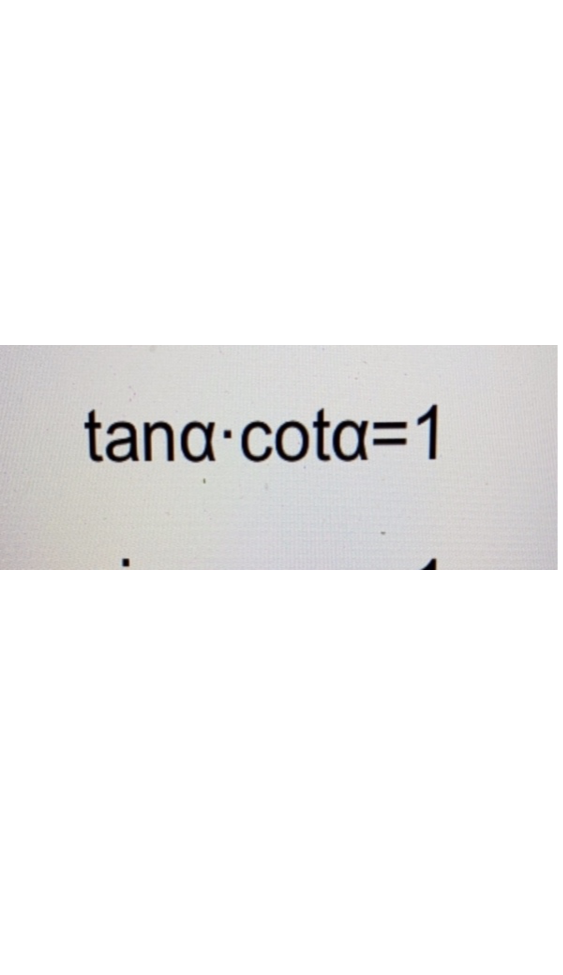
#> input picture 1.png, 1125 x 1950 px (shown at 1/2 size)
$ python resize.py
#> lines starting #> are read from the running program, lines starting #| are printed output that depends on the picture; after the words box and inside, x2 and y2 are one past the last pixel; in counts of white or black regions, pixels touching at a corner belong together
from PIL import Image
import numpy as np
import math
import cv2

img = Image.open("1.png")
#> img is the input picture: PIL image 1125x1950 RGBA; mean R, G, B, A 46.2, 45.8, 45.6, 58.3
Img = img.convert('L')
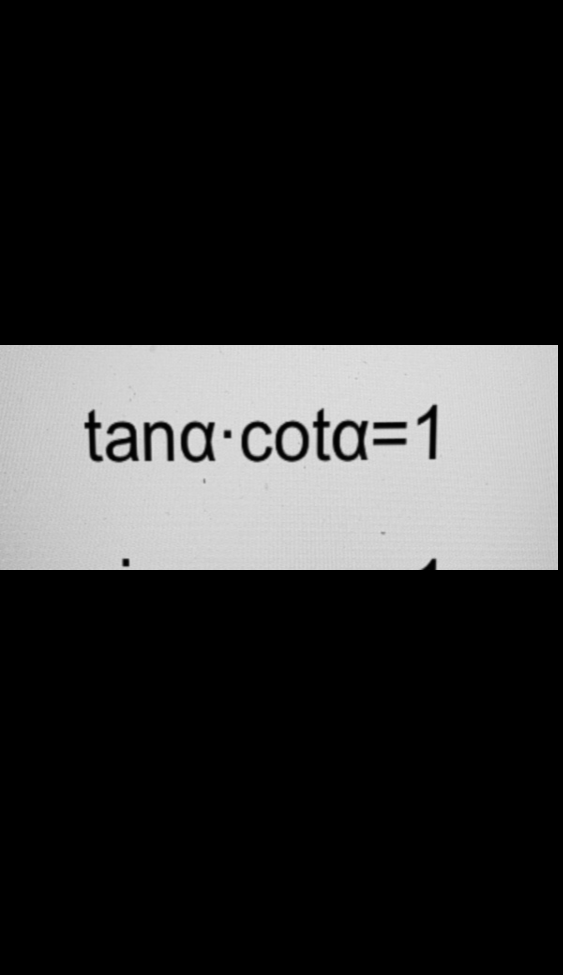
#> Img: PIL image 1125x1950 L (shown at 1/2 size); min 0, max 226, mean 45.9

threshold = 130

table = []
for i in range(256):
    if i < threshold:
        table.append(0)
    else:
        table.append(1)

photo = Img.point(table, '1')
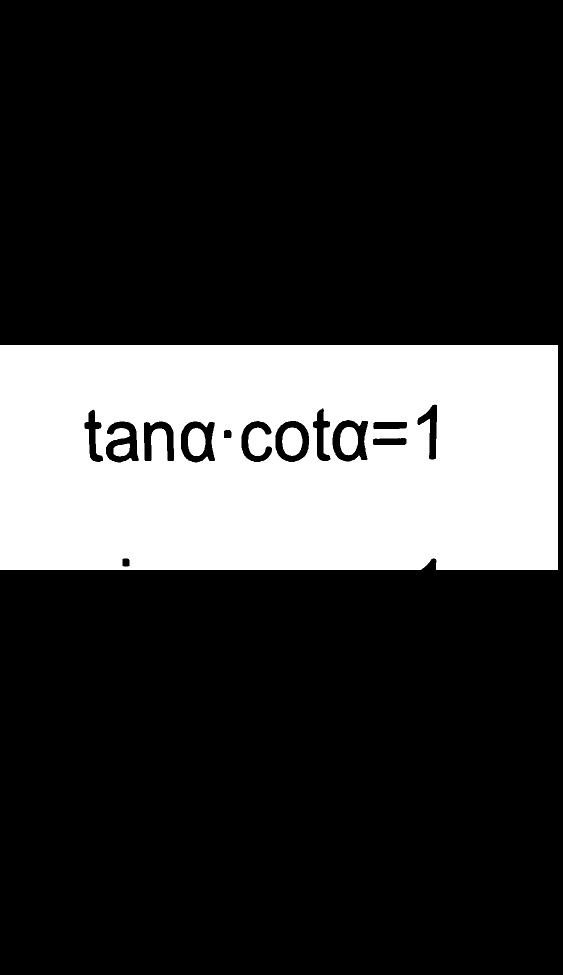
#> photo: PIL image 1125x1950 1 (shown at 1/2 size); 21.8% white; 5 white regions, box (x1, y1, x2, y2) and area: (0, 690, 1116, 1140) 472375, (564, 855, 605, 912) 1864, (680, 854, 716, 911) 1672, (376, 856, 411, 912) 1622, (227, 887, 260, 913) 665

w = photo.width
#> w = 1125
h = photo.height
#> h = 1950

inih = 0
endh = 0

ph = np.array(photo)
for x in range(h):
    if(ph[x][0] != False):
        inih = x
        break

for x in range(inih,h):
    if(ph[x][0] == False):
        endh = x-1
        break

new = Img.crop((0,inih,w,endh))
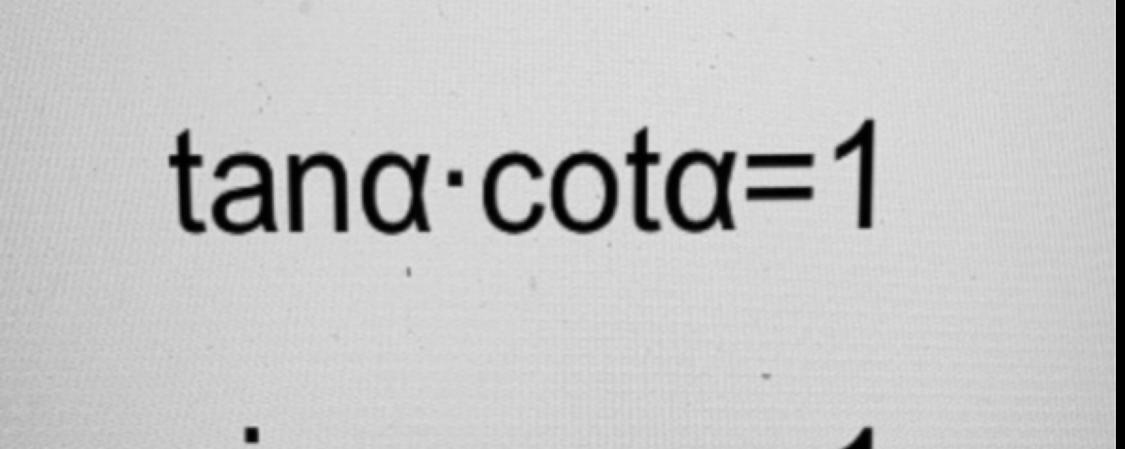
#> new: PIL image 1125x449 L; min 0, max 226, mean 198.8


ratio = 400/(new.height)
#> ratio = 0.891
finw = math.floor(ratio*new.width)
#> finw = 1002

final = new.resize((1000,400))

table = []
threshold = 170
for i in range(256):
    if i < threshold:
        table.append(0)
    else:
        table.append(1)

fin = final.point(table, '1')
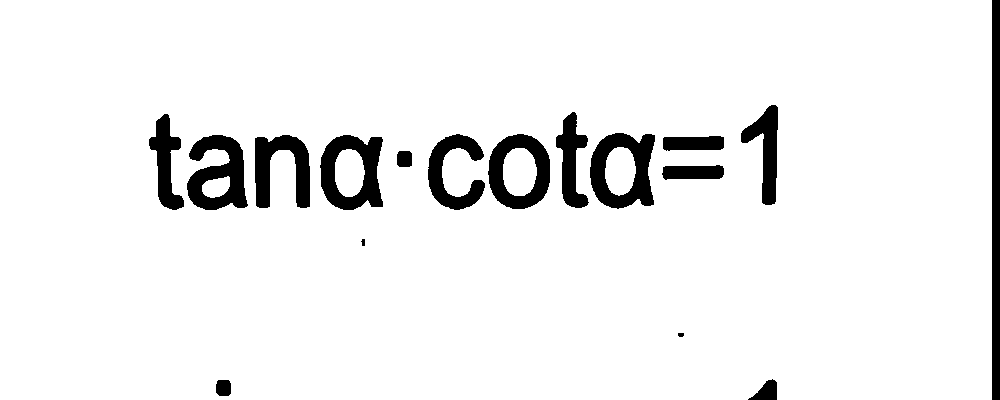
#> fin: PIL image 1000x400 1; 93.6% white; 17 black regions, largest, box (x1, y1, x2, y2) and area: (992, 0, 1000, 400) 3200, (590, 133, 655, 209) 2775, (187, 135, 248, 210) 2728

fin = fin.convert('RGB')

fin.save("0.png")
